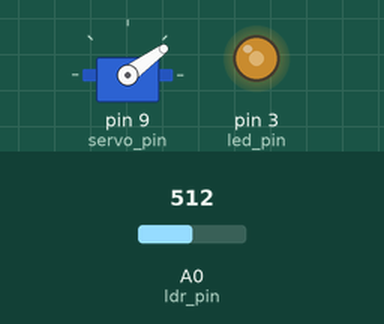
The sketch below on a simulated Arduino Uno, built with avr-gcc and run on an emulated ATmega328P. Shown: servo, output pins drawn as LEDs (lit = HIGH). The inputs (shaded band) are chosen by the test bench; at power-on: A0 (ldr_pin) = 512. Random numbers use the default seed unless the sketch sets one.

Above: at 1.2 s.
1.3 s: A0 (ldr_pin) set to 716
At 2.29 s:
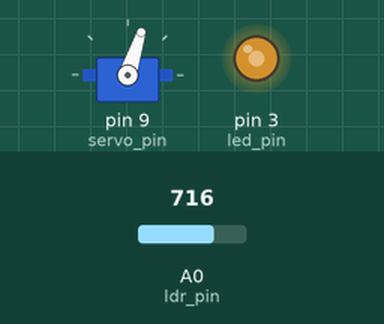
4.3 s: A0 (ldr_pin) set to 0
At 6.02 s:
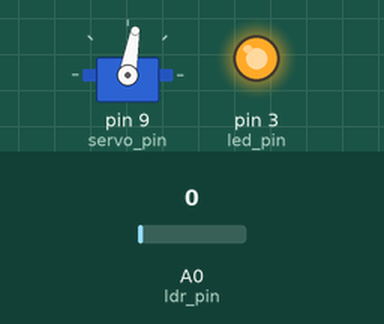
7.3 s: A0 (ldr_pin) set to 99
10.3 s: A0 (ldr_pin) set to 114
At 10.76 s:
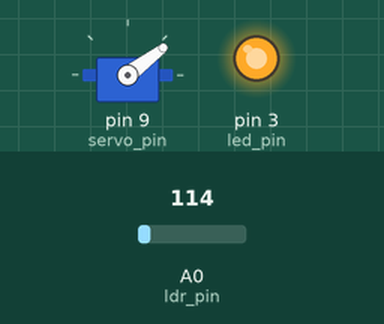
Timing chart, 0 to 14.3 s (numbered marks = the images above; inputs shaded):
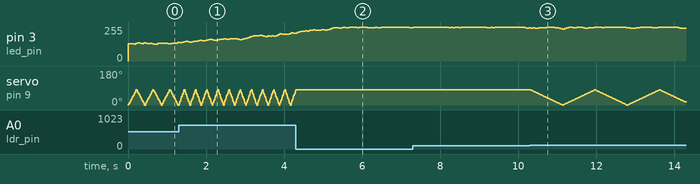

The sketch:

servo_movement_study_3_with_led.ino
```cpp
// Brown = Black = Ground
// Orange = Red = Positive
// Yellow = White = Signal
// http://helifreak.com/showthread.php?t=151527

// +5V to 1kΩ, (1kΩ, LDR) to signal, LDR to GND
// http://hobbybotics.com/tutorials/tutorial-use-a-light-dependent-resistor-ldr-to-measure-light-levels/

#include <Servo.h>

const int ldr_pin = A0;
const int led_pin = 3;
const int servo_pin = 9;

const int servo_low = 0;
const int servo_high = 80;

Servo myservo;  // create servo object to control a servo


void setup()
{
  pinMode(led_pin, OUTPUT);
  myservo.attach(servo_pin);
}

void do_servo_action () {
  static int j;
  static int dir = 1;
  int light_level = analogRead(ldr_pin);
  int rate = light_level/105;
  myservo.write(j);
  if (dir > 0) {
    j += dir*rate;
    if (j > servo_high) {
      j = servo_high;
      dir = -1;
    }
  } else {
    j += dir*rate;
    if (j < servo_low) {
      j = servo_low;
      dir = +1;
    }
  }
}

void do_led_action () {
  const int countdown_initial = 5;
  static int countdown;
  countdown -= 1;
  if (countdown <= 0) {
    static int lighting_level = 128;
    lighting_level += random(-4, 8);
    if (lighting_level < 0) {
      lighting_level = 0;
    } else if (lighting_level > 255) {
      lighting_level = 255;
    }
    analogWrite(led_pin, lighting_level);
    countdown = countdown_initial;
  }
}

void loop()
{
  do_servo_action();
  do_led_action();
  delay(10);
}
```

Measured:
- the behaviour switches between 104 and 105 on A0 (ldr_pin) (found by bisection; images 2 and 3)
